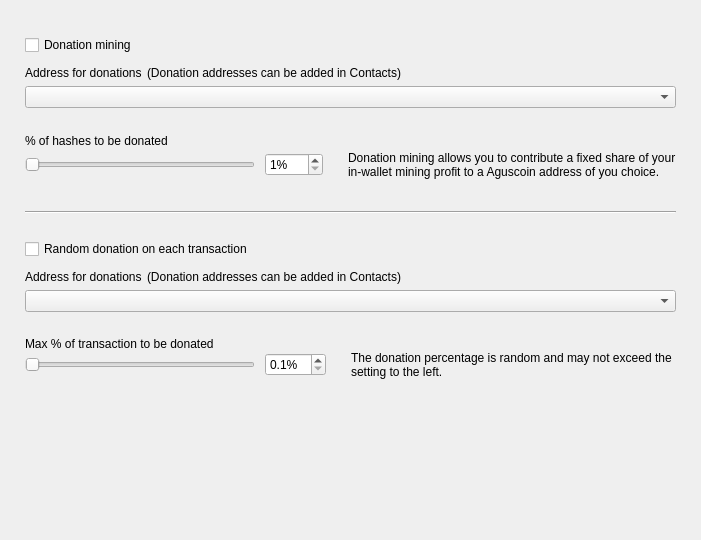
<?xml version="1.0" encoding="UTF-8"?>
<ui version="4.0">
 <class>DonationOptionsFrame</class>
 <widget class="QFrame" name="DonationOptionsFrame">
  <property name="geometry">
   <rect>
    <x>0</x>
    <y>0</y>
    <width>701</width>
    <height>540</height>
   </rect>
  </property>
  <property name="windowTitle">
   <string>Frame</string>
  </property>
  <property name="frameShape">
   <enum>QFrame::NoFrame</enum>
  </property>
  <property name="frameShadow">
   <enum>QFrame::Raised</enum>
  </property>
  <layout class="QVBoxLayout" name="verticalLayout">
   <property name="spacing">
    <number>10</number>
   </property>
   <property name="leftMargin">
    <number>25</number>
   </property>
   <property name="topMargin">
    <number>35</number>
   </property>
   <property name="rightMargin">
    <number>25</number>
   </property>
   <property name="bottomMargin">
    <number>0</number>
   </property>
   <item>
    <widget class="QCheckBox" name="m_enableDonationMiningCheck">
     <property name="text">
      <string>Donation mining</string>
     </property>
    </widget>
   </item>
   <item>
    <widget class="QFrame" name="m_donationMiningFrame">
     <property name="frameShape">
      <enum>QFrame::NoFrame</enum>
     </property>
     <property name="frameShadow">
      <enum>QFrame::Raised</enum>
     </property>
     <layout class="QGridLayout" name="gridLayout" columnstretch="1,0,0,1">
      <property name="leftMargin">
       <number>0</number>
      </property>
      <property name="topMargin">
       <number>0</number>
      </property>
      <property name="rightMargin">
       <number>0</number>
      </property>
      <property name="bottomMargin">
       <number>0</number>
      </property>
      <property name="horizontalSpacing">
       <number>10</number>
      </property>
      <property name="verticalSpacing">
       <number>0</number>
      </property>
      <item row="2" column="0" colspan="4">
       <widget class="QComboBox" name="m_donationMiningAddressCombo"/>
      </item>
      <item row="3" column="0" colspan="4">
       <spacer name="verticalSpacer_2">
        <property name="orientation">
         <enum>Qt::Vertical</enum>
        </property>
        <property name="sizeType">
         <enum>QSizePolicy::Fixed</enum>
        </property>
        <property name="sizeHint" stdset="0">
         <size>
          <width>20</width>
          <height>25</height>
         </size>
        </property>
       </spacer>
      </item>
      <item row="4" column="0" colspan="4">
       <widget class="WalletGui::WalletNormalBlackTextLabel" name="label_2">
        <property name="minimumSize">
         <size>
          <width>0</width>
          <height>16</height>
         </size>
        </property>
        <property name="text">
         <string>% of hashes to be donated</string>
        </property>
        <property name="indent">
         <number>0</number>
        </property>
       </widget>
      </item>
      <item row="5" column="1">
       <widget class="QSpinBox" name="m_donationMiningAmountSpin">
        <property name="suffix">
         <string>%</string>
        </property>
        <property name="minimum">
         <number>1</number>
        </property>
        <property name="maximum">
         <number>100</number>
        </property>
       </widget>
      </item>
      <item row="5" column="0">
       <widget class="QSlider" name="m_donationMiningAmountSlider">
        <property name="maximumSize">
         <size>
          <width>230</width>
          <height>16777215</height>
         </size>
        </property>
        <property name="minimum">
         <number>1</number>
        </property>
        <property name="maximum">
         <number>100</number>
        </property>
        <property name="orientation">
         <enum>Qt::Horizontal</enum>
        </property>
       </widget>
      </item>
      <item row="5" column="2">
       <spacer name="horizontalSpacer">
        <property name="orientation">
         <enum>Qt::Horizontal</enum>
        </property>
        <property name="sizeType">
         <enum>QSizePolicy::Fixed</enum>
        </property>
        <property name="sizeHint" stdset="0">
         <size>
          <width>5</width>
          <height>20</height>
         </size>
        </property>
       </spacer>
      </item>
      <item row="5" column="3" alignment="Qt::AlignVCenter">
       <widget class="WalletGui::WalletSmallGrayTextLabel" name="m_donationMiningCommentLabel">
        <property name="minimumSize">
         <size>
          <width>0</width>
          <height>32</height>
         </size>
        </property>
        <property name="text">
         <string>Donation mining allows you to contribute a fixed share of your in-wallet mining profit to a Aguscoin address of you choice.</string>
        </property>
        <property name="wordWrap">
         <bool>true</bool>
        </property>
        <property name="indent">
         <number>0</number>
        </property>
       </widget>
      </item>
      <item row="1" column="0" colspan="4">
       <spacer name="verticalSpacer_6">
        <property name="orientation">
         <enum>Qt::Vertical</enum>
        </property>
        <property name="sizeType">
         <enum>QSizePolicy::Fixed</enum>
        </property>
        <property name="sizeHint" stdset="0">
         <size>
          <width>20</width>
          <height>5</height>
         </size>
        </property>
       </spacer>
      </item>
      <item row="0" column="0" colspan="4">
       <layout class="QHBoxLayout" name="horizontalLayout" stretch="0,1">
        <property name="spacing">
         <number>5</number>
        </property>
        <property name="leftMargin">
         <number>0</number>
        </property>
        <item>
         <widget class="WalletGui::WalletNormalBlackTextLabel" name="label">
          <property name="minimumSize">
           <size>
            <width>0</width>
            <height>16</height>
           </size>
          </property>
          <property name="text">
           <string>Address for donations</string>
          </property>
          <property name="indent">
           <number>0</number>
          </property>
         </widget>
        </item>
        <item>
         <widget class="WalletGui::WalletSmallGrayTextLabel" name="label_5">
          <property name="text">
           <string>(Donation addresses can be added in Contacts)</string>
          </property>
         </widget>
        </item>
       </layout>
      </item>
     </layout>
    </widget>
   </item>
   <item>
    <spacer name="verticalSpacer_3">
     <property name="orientation">
      <enum>Qt::Vertical</enum>
     </property>
     <property name="sizeType">
      <enum>QSizePolicy::Fixed</enum>
     </property>
     <property name="sizeHint" stdset="0">
      <size>
       <width>20</width>
       <height>20</height>
      </size>
     </property>
    </spacer>
   </item>
   <item>
    <widget class="Line" name="line">
     <property name="frameShadow">
      <enum>QFrame::Sunken</enum>
     </property>
     <property name="orientation">
      <enum>Qt::Horizontal</enum>
     </property>
    </widget>
   </item>
   <item>
    <spacer name="verticalSpacer_4">
     <property name="orientation">
      <enum>Qt::Vertical</enum>
     </property>
     <property name="sizeType">
      <enum>QSizePolicy::Fixed</enum>
     </property>
     <property name="sizeHint" stdset="0">
      <size>
       <width>20</width>
       <height>15</height>
      </size>
     </property>
    </spacer>
   </item>
   <item>
    <widget class="QCheckBox" name="m_enableDonationChangeCheck">
     <property name="text">
      <string>Random donation on each transaction</string>
     </property>
    </widget>
   </item>
   <item>
    <widget class="QFrame" name="m_donationChangeFrame">
     <property name="frameShape">
      <enum>QFrame::NoFrame</enum>
     </property>
     <property name="frameShadow">
      <enum>QFrame::Raised</enum>
     </property>
     <layout class="QGridLayout" name="gridLayout_2" columnstretch="1,0,0,1">
      <property name="leftMargin">
       <number>0</number>
      </property>
      <property name="topMargin">
       <number>0</number>
      </property>
      <property name="rightMargin">
       <number>0</number>
      </property>
      <property name="bottomMargin">
       <number>0</number>
      </property>
      <property name="horizontalSpacing">
       <number>10</number>
      </property>
      <property name="verticalSpacing">
       <number>0</number>
      </property>
      <item row="3" column="0" colspan="4">
       <spacer name="verticalSpacer_5">
        <property name="orientation">
         <enum>Qt::Vertical</enum>
        </property>
        <property name="sizeType">
         <enum>QSizePolicy::Fixed</enum>
        </property>
        <property name="sizeHint" stdset="0">
         <size>
          <width>20</width>
          <height>25</height>
         </size>
        </property>
       </spacer>
      </item>
      <item row="4" column="0" colspan="4">
       <widget class="WalletGui::WalletNormalBlackTextLabel" name="label_3">
        <property name="text">
         <string>Max % of transaction to be donated</string>
        </property>
        <property name="indent">
         <number>0</number>
        </property>
       </widget>
      </item>
      <item row="5" column="0">
       <widget class="QSlider" name="m_donationChangeAmountSlider">
        <property name="maximumSize">
         <size>
          <width>230</width>
          <height>16777215</height>
         </size>
        </property>
        <property name="minimum">
         <number>1</number>
        </property>
        <property name="maximum">
         <number>100</number>
        </property>
        <property name="orientation">
         <enum>Qt::Horizontal</enum>
        </property>
       </widget>
      </item>
      <item row="2" column="0" colspan="4">
       <widget class="QComboBox" name="m_donationChangeAddressCombo"/>
      </item>
      <item row="5" column="3" alignment="Qt::AlignVCenter">
       <widget class="WalletGui::WalletSmallGrayTextLabel" name="m_donationChangeCommentLabel">
        <property name="text">
         <string>The donation percentage is random and may not exceed the setting to the left.</string>
        </property>
        <property name="wordWrap">
         <bool>true</bool>
        </property>
        <property name="indent">
         <number>0</number>
        </property>
       </widget>
      </item>
      <item row="5" column="1">
       <widget class="QDoubleSpinBox" name="m_donationChangeAmountSpin">
        <property name="suffix">
         <string>%</string>
        </property>
        <property name="decimals">
         <number>1</number>
        </property>
        <property name="minimum">
         <double>0.100000000000000</double>
        </property>
        <property name="maximum">
         <double>10.000000000000000</double>
        </property>
        <property name="singleStep">
         <double>0.100000000000000</double>
        </property>
       </widget>
      </item>
      <item row="5" column="2">
       <spacer name="horizontalSpacer_2">
        <property name="orientation">
         <enum>Qt::Horizontal</enum>
        </property>
        <property name="sizeType">
         <enum>QSizePolicy::Fixed</enum>
        </property>
        <property name="sizeHint" stdset="0">
         <size>
          <width>5</width>
          <height>20</height>
         </size>
        </property>
       </spacer>
      </item>
      <item row="1" column="0" colspan="4">
       <spacer name="verticalSpacer_7">
        <property name="orientation">
         <enum>Qt::Vertical</enum>
        </property>
        <property name="sizeType">
         <enum>QSizePolicy::Fixed</enum>
        </property>
        <property name="sizeHint" stdset="0">
         <size>
          <width>20</width>
          <height>5</height>
         </size>
        </property>
       </spacer>
      </item>
      <item row="0" column="0" colspan="4">
       <layout class="QHBoxLayout" name="horizontalLayout_2" stretch="0,1">
        <property name="spacing">
         <number>5</number>
        </property>
        <property name="leftMargin">
         <number>0</number>
        </property>
        <item>
         <widget class="WalletGui::WalletNormalBlackTextLabel" name="label_4">
          <property name="minimumSize">
           <size>
            <width>0</width>
            <height>16</height>
           </size>
          </property>
          <property name="text">
           <string>Address for donations</string>
          </property>
          <property name="indent">
           <number>0</number>
          </property>
         </widget>
        </item>
        <item>
         <widget class="WalletGui::WalletSmallGrayTextLabel" name="label_6">
          <property name="text">
           <string>(Donation addresses can be added in Contacts)</string>
          </property>
         </widget>
        </item>
       </layout>
      </item>
     </layout>
    </widget>
   </item>
   <item>
    <spacer name="verticalSpacer">
     <property name="orientation">
      <enum>Qt::Vertical</enum>
     </property>
     <property name="sizeType">
      <enum>QSizePolicy::Expanding</enum>
     </property>
     <property name="sizeHint" stdset="0">
      <size>
       <width>20</width>
       <height>10</height>
      </size>
     </property>
    </spacer>
   </item>
  </layout>
 </widget>
 <customwidgets>
  <customwidget>
   <class>WalletGui::WalletSmallGrayTextLabel</class>
   <extends>QLabel</extends>
   <header>Gui/Common/WalletTextLabel.h</header>
  </customwidget>
  <customwidget>
   <class>WalletGui::WalletNormalBlackTextLabel</class>
   <extends>QLabel</extends>
   <header>Gui/Common/WalletTextLabel.h</header>
  </customwidget>
 </customwidgets>
 <resources/>
 <connections>
  <connection>
   <sender>m_enableDonationMiningCheck</sender>
   <signal>toggled(bool)</signal>
   <receiver>m_donationMiningFrame</receiver>
   <slot>setEnabled(bool)</slot>
   <hints>
    <hint type="sourcelabel">
     <x>353</x>
     <y>41</y>
    </hint>
    <hint type="destinationlabel">
     <x>350</x>
     <y>115</y>
    </hint>
   </hints>
  </connection>
  <connection>
   <sender>m_donationMiningAmountSlider</sender>
   <signal>valueChanged(int)</signal>
   <receiver>DonationOptionsFrame</receiver>
   <slot>donationMiningAmountChanged(int)</slot>
   <hints>
    <hint type="sourcelabel">
     <x>187</x>
     <y>155</y>
    </hint>
    <hint type="destinationlabel">
     <x>350</x>
     <y>269</y>
    </hint>
   </hints>
  </connection>
  <connection>
   <sender>m_donationMiningAmountSpin</sender>
   <signal>valueChanged(int)</signal>
   <receiver>DonationOptionsFrame</receiver>
   <slot>donationMiningAmountChanged(int)</slot>
   <hints>
    <hint type="sourcelabel">
     <x>391</x>
     <y>155</y>
    </hint>
    <hint type="destinationlabel">
     <x>350</x>
     <y>269</y>
    </hint>
   </hints>
  </connection>
  <connection>
   <sender>m_enableDonationChangeCheck</sender>
   <signal>toggled(bool)</signal>
   <receiver>m_donationChangeFrame</receiver>
   <slot>setEnabled(bool)</slot>
   <hints>
    <hint type="sourcelabel">
     <x>353</x>
     <y>237</y>
    </hint>
    <hint type="destinationlabel">
     <x>350</x>
     <y>328</y>
    </hint>
   </hints>
  </connection>
  <connection>
   <sender>m_donationChangeAmountSlider</sender>
   <signal>valueChanged(int)</signal>
   <receiver>DonationOptionsFrame</receiver>
   <slot>donationChangeAmountChanged(int)</slot>
   <hints>
    <hint type="sourcelabel">
     <x>187</x>
     <y>385</y>
    </hint>
    <hint type="destinationlabel">
     <x>350</x>
     <y>269</y>
    </hint>
   </hints>
  </connection>
  <connection>
   <sender>m_donationChangeAmountSpin</sender>
   <signal>valueChanged(double)</signal>
   <receiver>DonationOptionsFrame</receiver>
   <slot>donationChangeAmountChanged(double)</slot>
   <hints>
    <hint type="sourcelabel">
     <x>433</x>
     <y>353</y>
    </hint>
    <hint type="destinationlabel">
     <x>350</x>
     <y>269</y>
    </hint>
   </hints>
  </connection>
 </connections>
 <slots>
  <slot>donationMiningAmountChanged(int)</slot>
  <slot>donationChangeAmountChanged(int)</slot>
  <slot>donationChangeAmountChanged(double)</slot>
 </slots>
</ui>
